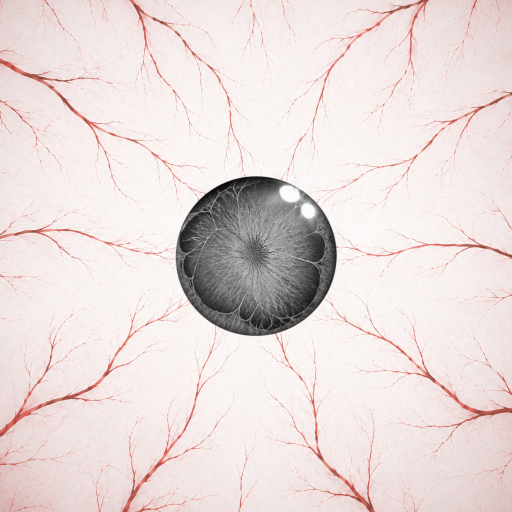
#> input picture cloud-eyes/Eye_Dead_Blind_klein.jpeg, 1024 x 1024 px (shown at 1/2 size); its folder holds only this picture in this run
$ python make_thumbs.py
#> lines starting #> are read from the running program, lines starting #| are printed output that depends on the picture
"""Erzeugt die Vorschaubilder in cloud-eyes/thumbs/.

WICHTIG: Nach jedem neu hinzugefuegten Auge einmal ausfuehren und das Ergebnis
mit committen.

Warum es das gibt: Die App zeigt in der Cloud-Liste 56x56 grosse Vorschauen. Ohne
diese Dateien laedt sie dafuer die vollen Augen herunter - damals elf Stueck mal
rund 1,5 MB, also 16,3 MB bei JEDEM Oeffnen des Bildschirms. GitHub hat den Zugriff
auf raw.githubusercontent.com daraufhin gedrosselt (HTTP 429 bzw. 503), womit nicht
nur die Vorschau ausfiel, sondern auch der Download - beide nutzen dieselbe URL.

Mit den Vorschaubildern sind es rund 6 KB je Auge. Inzwischen stehen 33 Augen mit
47,7 MB nur 205 KB Vorschaubildern gegenueber; der Ordner waechst weiter, der
Abstand also auch.

WebP, weil es Transparenz kann (zwei der Augen haben transparente Bereiche, als JPEG
wuerden die schwarz) und trotzdem etwa zwoelfmal kleiner ist als PNG. Flutter
dekodiert WebP nativ, es ist keine zusaetzliche Abhaengigkeit noetig.

Normalerweise muss das NIEMAND von Hand aufrufen: .github/workflows/thumbs.yml
startet dieses Skript automatisch, sobald ein Bild in cloud-eyes/ dazukommt oder sich
aendert, und schreibt das Ergebnis zurueck ins Repo. Ein "bitte nicht vergessen"
waere genau die Absicherung, die irgendwann vergessen wird.

Von Hand nur noetig, wenn der Ablauf einmal fehlschlaegt:

    pip install pillow
    python cloud-eyes/make_thumbs.py
"""
import glob
import os

from PIL import Image

SIZE = 192      # angezeigt werden 56 dp - 192 px reicht auch auf 3x-Displays
QUALITY = 82

HERE = os.path.dirname(os.path.abspath(__file__))
OUT_DIR = os.path.join(HERE, "thumbs")


def main():
    os.makedirs(OUT_DIR, exist_ok=True)
    sources = []
    for ext in ("*.png", "*.jpg", "*.jpeg"):
        sources.extend(glob.glob(os.path.join(HERE, ext)))

    src_total = dst_total = 0
    for path in sorted(sources):
        # Am ERSTEN Punkt trennen, nicht am letzten: genau so bildet die App den
        # Namen (n.split('.').first in cloud_eyes.dart). Wuerde hier splitext stehen,
        # liefen beide bei einem Punkt im Dateinamen auseinander und die App suchte
        # eine Vorschau, die es nicht gibt. Punkte im Augennamen daher vermeiden.
        base = os.path.basename(path).split(".")[0]
        out = os.path.join(OUT_DIR, base + ".webp")
        Image.open(path).convert("RGBA") \
             .resize((SIZE, SIZE), Image.LANCZOS) \
             .save(out, "WEBP", quality=QUALITY, method=6)
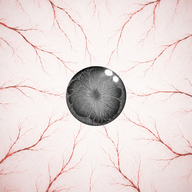
#> saved as Eye_Dead_Blind_klein.webp: PIL image 192x192 RGBA; mean R, G, B, A 232.6, 220.3, 218.6, 255
        src_total += os.path.getsize(path)
        dst_total += os.path.getsize(out)
        print("  %-30s %6.2f MB -> %5.1f KB"
              % (base, os.path.getsize(path) / 1024 / 1024,
                 os.path.getsize(out) / 1024))

    # Verwaiste Vorschauen entfernen, damit geloeschte Augen nicht als Leiche bleiben
    names = {os.path.basename(p).split(".")[0] for p in sources}
    for old in glob.glob(os.path.join(OUT_DIR, "*.webp")):
        if os.path.basename(old).split(".")[0] not in names:
            os.remove(old)
            print("  entfernt (Auge gibt es nicht mehr):", os.path.basename(old))

    if dst_total:
        print("\n%d Vorschaubilder: %.1f MB -> %.0f KB (Faktor %.0f)"
              % (len(sources), src_total / 1024 / 1024, dst_total / 1024,
                 src_total / dst_total))


if __name__ == "__main__":
    main()
